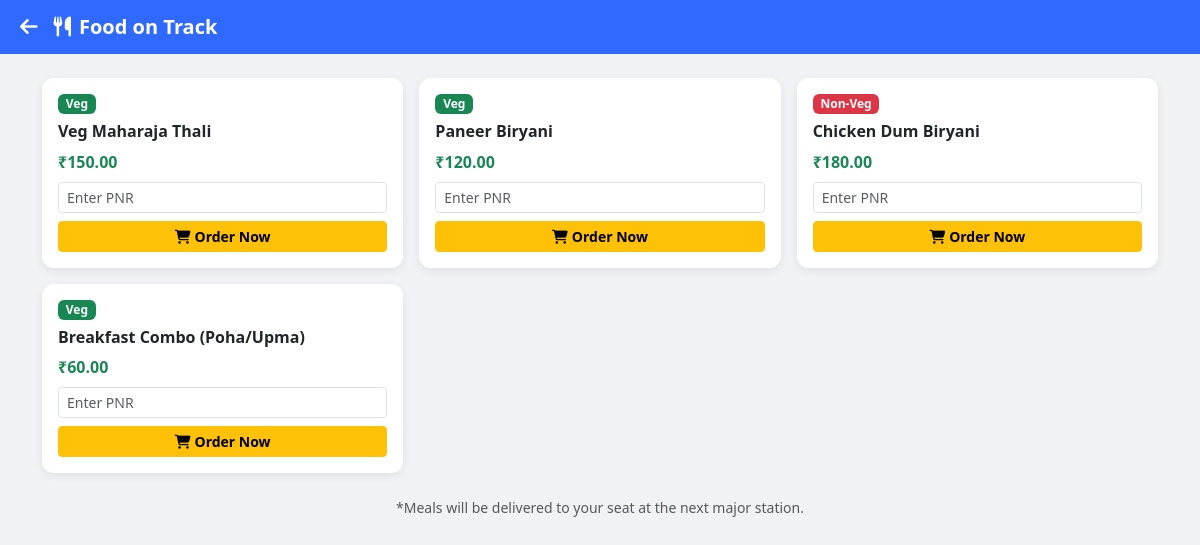
Screenshot of /Railway_reserv_system/user/food_order.php (signed in) with the database file from the repository.
### tables this page shows
CREATE TABLE `food_items` (
  `id` int(11) NOT NULL,
  `item_name` varchar(100) NOT NULL,
  `item_price` decimal(10,2) NOT NULL,
  `item_image` varchar(255) DEFAULT NULL,
  `item_type` enum('Veg','Non-Veg') DEFAULT 'Veg'
);

### Railway_reserv_system/user/food_order.php (the view, shortened to what this page needs)
<?php
include('../includes/db.php');
?>
<!DOCTYPE html>
<html lang="en">
<head>
    <link href="https://cdn.jsdelivr.net/npm/bootstrap@5.3.0/dist/css/bootstrap.min.css" rel="stylesheet">
    <link rel="stylesheet" href="https://cdnjs.cloudflare.com/ajax/libs/font-awesome/6.4.0/css/all.min.css">
</head>
<body>
<nav class="top-nav d-flex align-items-center mb-4">
    <a href="passenger_dashboard.php" class="text-white me-3 fs-5"><i class="fa fa-arrow-left"></i></a>
    <h5 class="m-0 fw-bold"><i class="fa fa-utensils me-2"></i>Food on Track</h5>
</nav>
<div class="container">
    <div class="row g-3">
        <?php
        $res = mysqli_query($conn, "SELECT * FROM food_items");
        if ($res && mysqli_num_rows($res) > 0):
            while ($row = mysqli_fetch_assoc($res)):
                $badge_class = ($row['item_type'] == 'Veg') ? 'bg-success' : 'bg-danger';
        ?>
        <div class="col-md-4 col-6">
            <div class="card food-card p-3 h-100">
                <span class="badge <?php echo $badge_class; ?> mb-2" style="width:fit-content;"><?php echo htmlspecialchars($row['item_type']); ?></span>
                <h6 class="fw-bold"><?php echo htmlspecialchars($row['item_name']); ?></h6>
                <p class="text-success fw-bold mb-2">₹<?php echo $row['item_price']; ?></p>
                <form method="POST" class="mt-auto">
                    <input type="text" name="pnr_no" class="form-control form-control-sm mb-2" placeholder="Enter PNR" pattern="[0-9]{10}" maxlength="10" required>
                    <button type="submit" name="order_now" class="btn btn-warning btn-sm w-100 fw-bold">
                        <i class="fa fa-shopping-cart me-1"></i>Order Now
                    </button>
                </form>
            </div>
        </div>
        <?php endwhile; ?>
        <?php endif; ?>
    </div>
    <p class="text-center text-muted small mt-4">*Meals will be delivered to your seat at the next major station.</p>
</div>
</body>
</html>

### Railway_reserv_system/user/food_order.php (style rules this page uses)
body { background: #f0f2f5; font-family: 'Segoe UI', sans-serif; }
.top-nav { background: #2f69ff; color: white; padding: 12px 20px; }
.food-card { border: none; border-radius: 12px; box-shadow: 0 3px 10px rgba(0,0,0,0.07); transition: 0.2s; }

### rows the page displays
food_items: item_type "Veg", item_name "Veg Maharaja Thali", item_price "150.00"
food_items: item_type "Veg", item_name "Paneer Biryani", item_price "120.00"
food_items: item_type "Non-Veg", item_name "Chicken Dum Biryani", item_price "180.00"
food_items: item_type "Veg", item_name "Breakfast Combo (Poha/Upma)", item_price "60.00"
